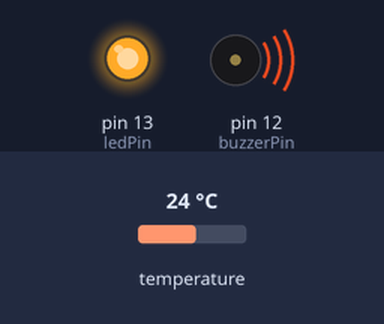
A sketch run on a simulated Arduino Uno, built with avr-gcc and run on an emulated ATmega328P. On the bench: output pins drawn as LEDs (lit = HIGH), buzzer (waves = sounding). The test bench sets the inputs (shaded band); at power-on: temperature 24 °C. What the sketch prints to the serial monitor is not drawn.

Above: at 5.3 s.
5.4 s: temperature set to 30.5 °C
At 8.1 s:
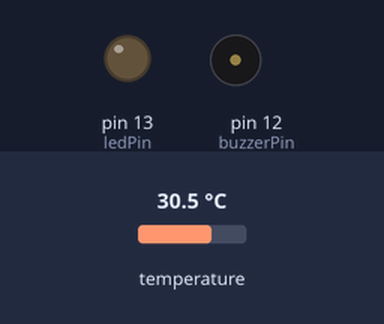
10.2 s: temperature set to 31.6 °C
Timing chart, 0 to 20.8 s (numbered marks = the images above; inputs shaded):
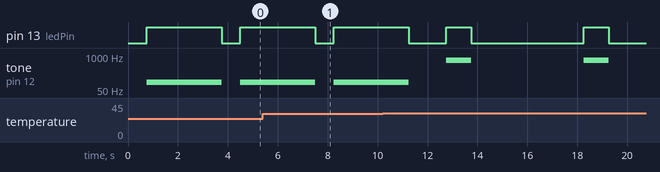

The sketch:

sketch_nov16a.ino
```cpp
#include <DS18B20.h>
#include <Wiegand.h>
#include <OneWire.h>


DS18B20 ds(2);
WIEGAND wg;

int buzzerPin = 12;
int ledPin = 13;
int data1 = 2;
int data2 = 3;

void setup() {
  Serial.begin(9600);

  // default Wiegand Pin 2 and Pin 3 see image on README.md
  // for non UNO board, use wg.begin(pinD0, pinD1) where pinD0 and pinD1
  // are the pins connected to D0 and D1 of wiegand reader respectively.

  pinMode(buzzerPin, OUTPUT);
  pinMode(ledPin,OUTPUT);
  pinMode(data1,INPUT);
  pinMode(data2,INPUT);
  wg.begin();
}

void loop() {
  while (ds.selectNext())
  {
    //get temperature thats more 30
    if(ds.getTempC() > 31.0)
    {
      Serial.println("Reading the temperature thats more 31 C` ....");
      Serial.println(ds.getTempC());
      tone(buzzerPin,700);
      digitalWrite(ledPin,HIGH);
      delay(1000);

      noTone(buzzerPin);
      digitalWrite(ledPin,LOW);
      delay(3000);
    }
    else
    {
      Serial.println("The temperature is low....");
      tone(buzzerPin,100);
      digitalWrite(ledPin,HIGH);
      delay(3000);
      noTone(buzzerPin);
      digitalWrite(ledPin,LOW);

    }

  }

}
```
